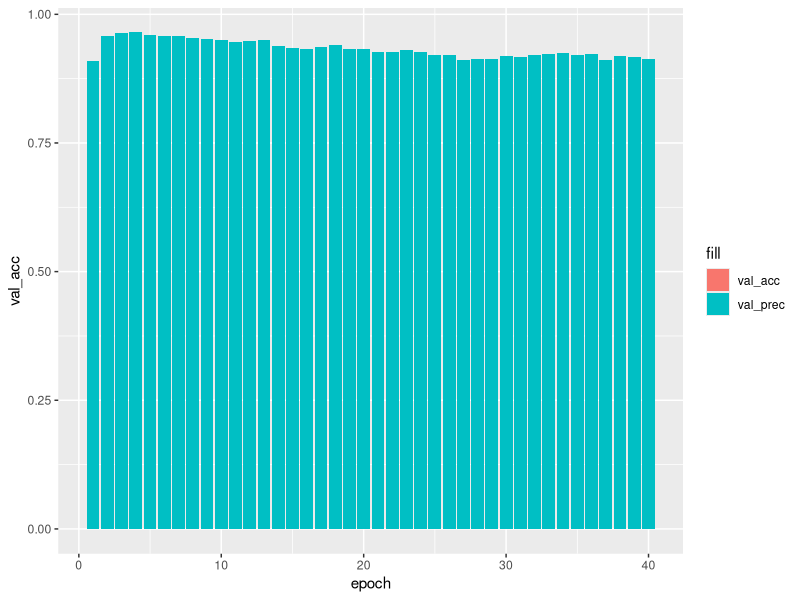
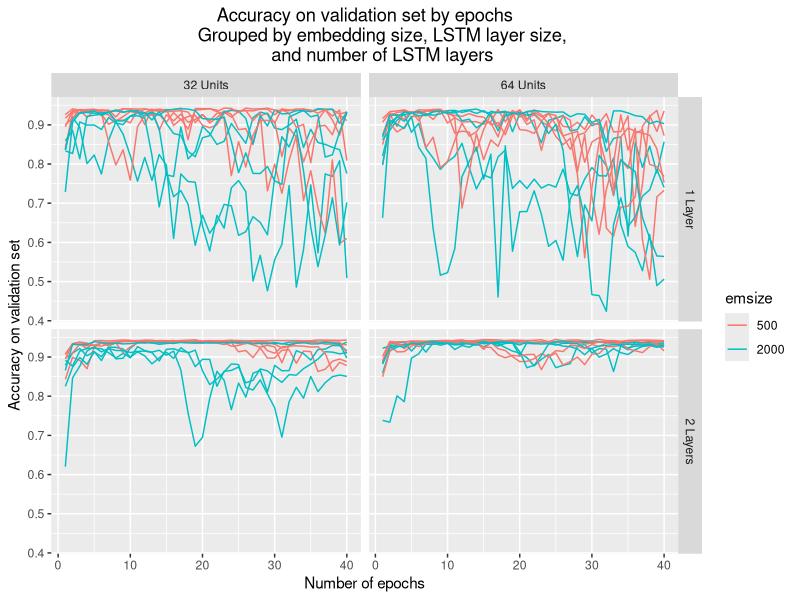

The R source for these figures, in order: (Note: this script raises an error after producing the figures.)
library(tidyverse)
library(gridExtra)

param.summ <- read_csv('results/hyperparameter/summary.txt')
param.summ$emsize <- as.factor(param.summ$emsize)
param.summ$nhid <- as.factor(param.summ$nhid)
param.summ$nlayers <- as.factor(param.summ$nlayers)
summary(param.summ)

ggplot(param.summ) +
  geom_bar(aes(epoch, val_acc, fill="val_acc"), stat='summary', fun.y='mean') +
  geom_bar(aes(epoch, val_prec, fill="val_prec"), stat='summary', fun.y='mean')

## accuracy  
labels_layers <- c('1'="1 Layer", '2'="2 Layers")
labels_hid <- c('32'="32 Units", '64'="64 Units")

ggplot(param.summ, aes(x=epoch, y=val_acc, color=emsize, group=interaction(condition,run))) +
  geom_line() +
  facet_grid(nlayers ~ nhid, labeller=labeller(nlayers=labels_layers,
                                               nhid=labels_hid)) +
  labs(title='Accuracy on validation set by epochs
       Grouped by embedding size, LSTM layer size,
       and number of LSTM layers',
       x='Number of epochs',
       y='Accuracy on validation set') +
  theme(plot.title = element_text(hjust = 0.5)) +
  # ggsave('analysis/charts/epoch-val_acc_facets.pdf', device='pdf')
  ggsave('analysis/charts/epoch-val_acc_facets.jpeg', device='jpeg')
  
ggplot(param.summ, aes(x=epoch)) +
  stat_summary(aes(y=val_acc, color=nhid), fun.y='mean', geom='line')

ggplot(param.summ, aes(x=epoch)) +
  stat_summary(aes(y=val_acc, color=nlayers), fun.y='mean', geom='line')+
  labs(title='Mean accuracy on validation set by epochs
       Ignoring Speaker Info',
       x='Number of epochs',
       y='Accuracy on validation set') +
  theme(plot.title = element_text(hjust = 0.5)) +
  # ggsave('analysis/charts/epoch-val_acc_nlayers.pdf', device='pdf')
  ggsave('analysis/charts/epoch-val_acc_nlayers.jpeg', device='jpeg')

## loss
ggplot(param.summ, aes(x=epoch)) +
  stat_summary(aes(y=val_loss, color=emsize), fun.y='mean', geom='line') +
  ggsave('analysis/charts/epoch-val_loss-emsize.pdf', device='pdf')

ggplot(param.summ, aes(x=epoch)) +
  stat_summary(aes(y=val_loss, color=nhid), fun.y='mean', geom='line') +
  ggsave('analysis/charts/epoch-val_loss-nhid.pdf', device='pdf')

ggplot(param.summ, aes(x=epoch)) +
  stat_summary(aes(y=val_loss, color=nlayers), fun.y='mean', geom='line') +
  ggsave('analysis/charts/epoch-val_loss-nlayers.pdf', device='pdf')

## f-score
ggplot(param.summ, aes(x=epoch)) +
  stat_summary(aes(y=val_f, color=emsize), fun.y='mean', geom='line') +
  ggsave('analysis/charts/epoch-val_f-emsize.pdf', device='pdf')

ggplot(param.summ, aes(x=epoch)) +
  stat_summary(aes(y=val_f, color=nhid), fun.y='mean', geom='line') +
  ggsave('analysis/charts/epoch-val_f-nhid.pdf', device='pdf')

ggplot(param.summ, aes(x=epoch)) +
  stat_summary(aes(y=val_f, color=nlayers), fun.y='mean', geom='line') +
  ggsave('analysis/charts/epoch-val_f-nlayers.pdf', device='pdf')



## training loss
ggplot(param.summ, aes(x=epoch)) +
  stat_summary(aes(y=train_loss, color=emsize), fun.y='mean', geom='line') +
  ggsave('analysis/charts/epoch-train_loss-emsize.pdf', device='pdf')

ggplot(param.summ, aes(x=epoch)) +
  stat_summary(aes(y=train_loss, color=nhid), fun.y='mean', geom='line') +
  ggsave('analysis/charts/epoch-train_loss-nhid.pdf', device='pdf')

ggplot(param.summ, aes(x=epoch)) +
  stat_summary(aes(y=train_loss, color=nlayers), fun.y='mean', geom='line') +
  ggsave('analysis/charts/epoch-train_loss-nlayers.pdf', device='pdf')



ggplot(param.summ) +
  geom_bar(aes(emsize, epoch_time), stat='summary', fun.y='mean')

ggplot(param.summ) +
  geom_bar(aes(nlayers, epoch_time), stat='summary', fun.y='mean')

################### ALSO INCLUDE SPEAKER ############################

param.summ.optimal <- subset(param.summ, nhid=='64' & emsize=='500' & nlayers=='2')

param.summ.speaker <- read_csv('results/include_speaker/summary.txt')
param.summ.speaker <- merge(param.summ.optimal, param.summ.speaker, all=TRUE)
param.summ.speaker$emsize <- as.factor(param.summ.speaker$emsize)
param.summ.speaker$nhid <- as.factor(param.summ.speaker$nhid)
param.summ.speaker$nlayers <- as.factor(param.summ.speaker$nlayers)
summary(param.summ.speaker)

## accuracy  
spkr.acc = ggplot(param.summ.speaker, aes(x=epoch)) +
   stat_summary(aes(y=val_acc, color=ignore_speaker), fun.y='mean', geom='line') +
  labs(title='Accuracy',
       x='Number of epochs',
       y='Mean proportion correct\non validation set',
       color='Use speaker info') +
  scale_color_manual(labels = c("Yes", "No"), values = c("#F8766D", "#00BFC4")) +
  theme(plot.title = element_text(hjust = 0.5))

## loss
spkr.loss = ggplot(param.summ.speaker, aes(x=epoch)) +
  stat_summary(aes(y=val_loss, color=ignore_speaker), fun.y='mean', geom='line') +
  labs(title='Loss',
     x='Number of epochs',
     y='Mean loss\non validation set',
     color='Use speaker info') +
  scale_color_manual(labels = c("Yes", "No"), values = c("#F8766D", "#00BFC4")) +
  theme(plot.title = element_text(hjust = 0.5))

## f-score
spkr.f = ggplot(param.summ.speaker, aes(x=epoch)) +
  stat_summary(aes(y=val_f, color=ignore_speaker), fun.y='mean', geom='line') +
  labs(title='F-Score',
       x='Number of epochs',
       y='Mean F-score\non validation set',
       color='Use speaker info') +
  scale_color_manual(labels = c("Yes", "No"), values = c("#F8766D", "#00BFC4")) +
  theme(plot.title = element_text(hjust = 0.5))

ggsave("analysis/charts/spkr/epoch-val-acc.jpeg", spkr.acc + guides(color=FALSE), width=2.25, height=2)
ggsave("analysis/charts/spkr/epoch-val-f.jpeg", spkr.f + guides(color=FALSE), width=2.25, height=2)
ggsave("analysis/charts/spkr/epoch-val-loss.jpeg", spkr.loss, width=3.375, height=2)


################### PARTIAL CONTEXT ############################

# speaker info does better, so let's update param.sum.optimal to reflect that
param.summ.optimal <- subset(param.summ.speaker, ignore_speaker=='False')
param.summ.optimal$full_context = rep('True',nrow(param.summ.optimal))

param.summ.context <- read_csv('results/partial_context/summary.txt')
param.summ.context <- merge(param.summ.context, param.summ.optimal, all=TRUE)

## accuracy  
cont.acc = ggplot(param.summ.context, aes(x=epoch)) +
  aes(y=val_acc, color=full_context, group=save) + geom_line() +
  labs(title='Accuracy',
       x='Number of epochs',
       y='Proportion correct\non validation set') +
  theme(plot.title = element_text(hjust = 0.5))

## loss
cont.loss = ggplot(param.summ.context, aes(x=epoch)) +
  aes(y=val_loss, color=full_context, group=save) + geom_line() +
  labs(title='Loss',
       x='Number of epochs',
       y='Loss\non validation set') +
  theme(plot.title = element_text(hjust = 0.5))

## f-score
cont.f = ggplot(param.summ.context, aes(x=epoch)) +
  aes(y=val_f, color=full_context, group=save) + geom_line() +
  labs(title='F-score',
       x='Number of epochs',
       y='F-score\non validation set',
       color='Amount of context') +
  theme(plot.title = element_text(hjust = 0.5))

ggsave("analysis/charts/context/epoch-val-acc.jpeg", cont.acc + guides(color=FALSE), width=2.25, height=2)
ggsave("analysis/charts/context/epoch-val-f.jpeg", cont.f + guides(color=FALSE), width=2.25, height=2)
ggsave("analysis/charts/context/epoch-val-loss.jpeg", cont.loss + labs(color='Amount of context') + scale_color_manual(labels = c("Current utterance", "Full discourse"), values = c("#F8766D", "#00BFC4")), width=3.375, height=2)
